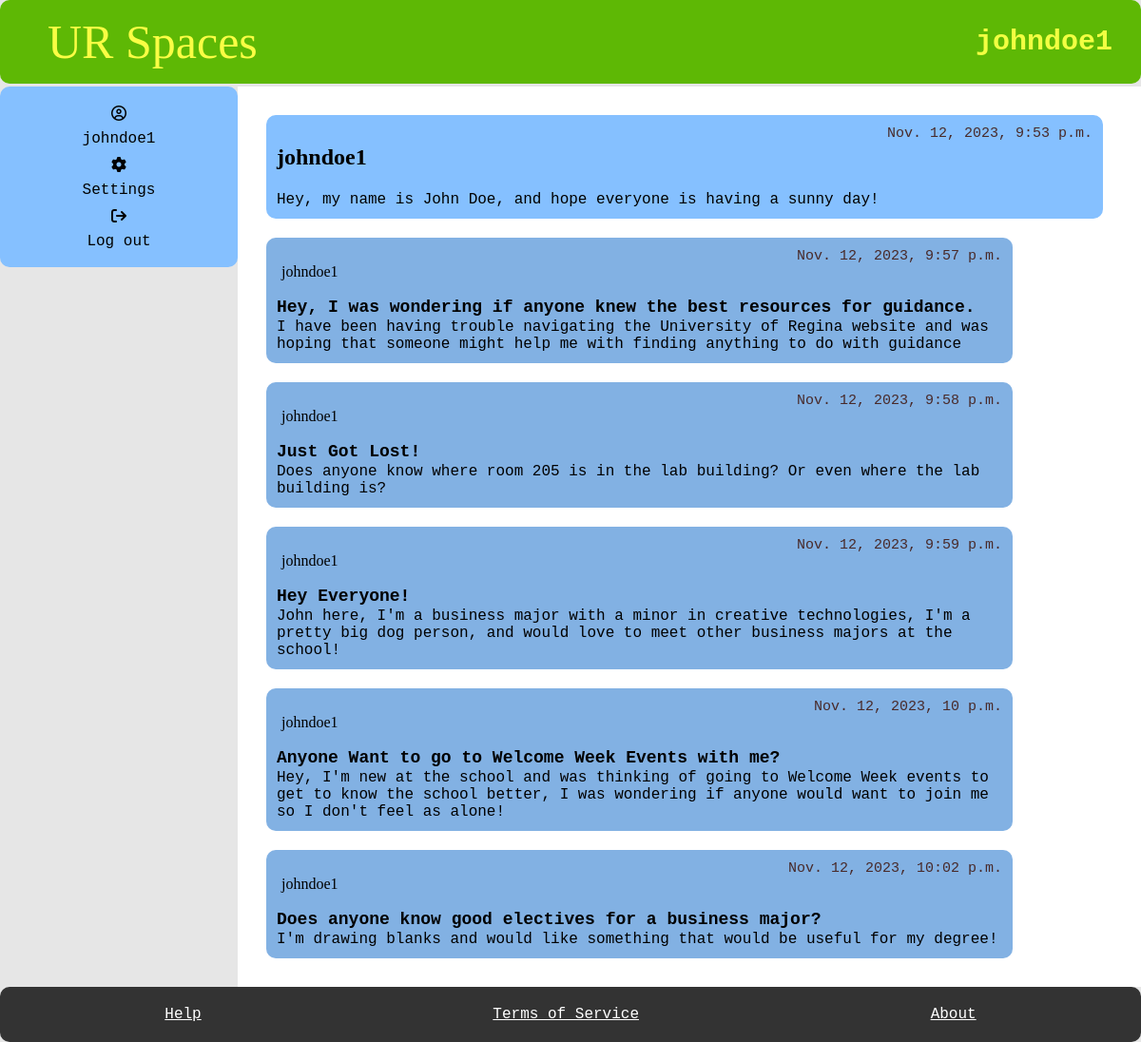
The app's page /profile/ (signed in) with its own data.
### myapp/models.py (models this page shows, shortened)
class Student(models.Model):
    User_ID = models.ForeignKey(User, on_delete=models.CASCADE)
    bio = models.TextField(default="Please add bio in settings", blank=True)
    banned = models.BooleanField(default=False)
    avatar =ResizedImageField(size=[50, 80], quality=100, upload_to="authors", default=None, null=True, blank=True)
    reported = models.BooleanField(default=False)
    slug = models.SlugField(max_length=400, unique=True, blank=True)

class Posts(models.Model):
    User_ID = models.ForeignKey(Student, on_delete=models.CASCADE)
    SubForum_ID = models.ForeignKey(SubForum, default= 1, on_delete=models.CASCADE)
    post_name = models.TextField(max_length=400)
    contents = models.TextField()
    count_likes = models.IntegerField(default=0, blank=True, )
    locked = models.BooleanField(default=False)
    pin = models.BooleanField(default=False)
    reported = models.BooleanField(default=False)
    post_date = models.DateTimeField(auto_now_add=True)
    slug = models.SlugField(max_length=400, unique=True, blank=True)
    likes = models.ManyToManyField(User, related_name="post_like")
    def get_url(self):
        return reverse("posts", kwargs={
            "slug":self.slug
        })

### myapp/views.py (the view)
# urls.py: path("profile/", profile, name="profile"),
@login_required
def profile(request):
    user = request.user
    currentUser = User.objects.get(username = user)
    try:
        student = Student.objects.get(User_ID = currentUser)
        posts = Posts.objects.filter(User_ID = student)
    except:
        student = None
        posts = None
    try:
        moderator = Moderator.objects.get(User_ID = currentUser)
    except:
        moderator = None
    context = {
        "student": student,
        "moderator" : moderator,
        "posts": posts
    }
    return render(request, "profile.html", context)

### myapp/templates/profile.html
{% extends 'base.html' %}
    {% block title %}
      <h1>{{user.username}}</h1>
    {% endblock %}
    {% block content %}
    <main>
    {% if student is not None %}
        <section class="box">
            <div class="post-item">
                <h1 class="name1"> {{user.username}} </h1>
                <span class="date"> {{user.date_joined}}</span>
            </div>
            <div class="post-item">
              <span> {{student.bio}}</span>
            </div>
          </section>
          {% for field in posts %}
            <section class="sub-box">
                <div class="post-item">
                    <p class="name"> {{field.User_ID.User_ID.username}}</p>
                    <span class="date"> {{field.post_date}} </span>
                </div>
                <div class="post-item">
                  <a href="{{field.get_url}}" class="item2"> {{field.post_name}}  </a>
                  </div>
                <div class="post-item">
                  <span> {{field.contents}}</span>
                </div>
            </section>
            {% endfor %}
            {%else%}
              <div class="post-item">
                <p > This is a moderator profile. You have the ability to ban users, pin posts,
                  lock posts, and delete unwanted content</p>
              </div>
            {%endif%}
    </main>
    {% endblock %}

### myapp/templates/base.html (shortened to what this page needs)
{%load static%}
<!DOCTYPE html>
<html lang="en">
    <head>
        <link rel="stylesheet" href="{%static 'style.css' %}"/>
    </head>
  <body>
    <div id="container">
        <header>
          <a href="{% url 'index' %}" class="title">UR Spaces</a>
          {% block title %}
          {% endblock %}
        </header>
        <aside id="aside">
          <div class="user-panel">
            <i class="fa-regular fa-circle-user"></i><a href="{% url 'profile' %}"> {{request.user.username}} </a>
            {% if request.user.is_staff%}
            <i class="fa-solid fa-file-lines"></i><a href="{% url 'report' %}"> Reports </a>
            {%else%}
            <i class="fa-solid fa-gear"></i><a href="{% url 'setting' %}"> Settings </a>
            {% endif %}
            <i class="fa-solid fa-arrow-right-from-bracket"></i><a href="{% url 'logout' %}">Log out </a>
          </div>
        </aside>
    {% block content %}
    {% endblock %}
    <footer>
        <a href="{% url 'help' %}" id="footer_link">Help</a>
        <a href="{% url 'service' %}" id="footer_link">Terms of Service</a>
        <a href="{% url 'about' %}" id="footer_link">About</a>
      </footer>
    </div>
  </body>
</html>

### myapp/static/style.css (style rules this page uses)
body { font-family: monospace; font-size: 16px; background-color: #e6e6e6; margin: 0; padding: 0; }
#container { display: grid; grid-template-areas: "header header" ". ." "aside main" "footer footer"; grid-template-rows: auto 3px 1fr auto; grid-template-columns: 250px 1fr; min-height: 100vh; }
header { grid-area: header; display: flex; justify-content: space-between; align-items: center; padding: 15px 30px; background-color: #5eb805; border-radius: 10px; position: relative; }
header .title { font-size: 50px; color: #f2ff42; text-decoration: none; font-family: 'Brush Script MT', Brush Script Std, cursive; position: relative; left: 20px; }
header h1 { font-size: 30px; margin: 0; color: #f2ff42 }
#aside { grid-area: aside; padding: 20px 20px; background-color: #85c0ff; height: 150px; display: flex; flex-direction: column; align-items: center; gap: 10px; border-radius: 10px; }
.user-panel { width: 100%; display: flex; flex-direction: column; align-items: center; gap: 10px; }
main { grid-area: main; background-color: white; padding: 20px; padding-right: 30px; }
.post-item { display: flex; justify-content: space-between; border-radius: 10px; padding: 1px; }
.name { font-family: cursive; margin-left: 5px; }
.name1 { font-family: cursive; font-weight: bold; font-size: x-large; }
.date { font-size: 15px; color: rgb(72, 42, 42); }
.item2 { font-weight: bold; font-size: 18px; }
.box { display: flex; flex-direction: column; border-radius: 10px; padding: 10px; margin: 10px; background-color: #85c0ff; }
.sub-box { width: 85%; float: left; display: flex; flex-direction: column; border-radius: 10px; padding: 10px; margin: 10px; background-color: #82b1e3; }
footer { grid-area: footer; background-color: #333; padding: 20px; display: flex; justify-content: space-around; border-radius: 10px; }
#footer_link { color: white; text-decoration: underline;; font-size: 16px; }
a:link { color: #000000; text-decoration: none; }
a.title:link { text-decoration: none; color: #fafd44; }

### records on screen
Student: bio "Hey, my name is John Doe, and hope everyone is having a sunny day!"
Posts: User_ID.User_ID.username "johndoe1", post_date "Nov. 12, 2023, 9:57 p.m.", post_name "Hey, I was wondering if anyone knew the best resources for guidance.", contents "I have been having trouble navigating the University of Regina website and was hoping that someone might help me with finding anything to do with guidance"
Posts: User_ID.User_ID.username "johndoe1", post_date "Nov. 12, 2023, 9:58 p.m.", post_name "Just Got Lost!", contents "Does anyone know where room 205 is in the lab building? Or even where the lab building is?"
Posts: User_ID.User_ID.username "johndoe1", post_date "Nov. 12, 2023, 9:59 p.m.", post_name "Hey Everyone!", contents "John here, I'm a business major with a minor in creative technologies, I'm a pretty big dog person, and would love to meet other business majors at the school!"
Posts: User_ID.User_ID.username "johndoe1", post_date "Nov. 12, 2023, 10 p.m.", post_name "Anyone Want to go to Welcome Week Events with me?", contents "Hey, I'm new at the school and was thinking of going to Welcome Week events to get to know the school better, I was wondering if anyone would want to join me so I don't feel as alone!"
Posts: User_ID.User_ID.username "johndoe1", post_date "Nov. 12, 2023, 10:02 p.m.", post_name "Does anyone know good electives for a business major?", contents "I'm drawing blanks and would like something that would be useful for my degree!"

### other values on screen
{{ user.username }} "johndoe1"
{{ request.user.username }} "johndoe1"
{{ user.date_joined }} "Nov. 12, 2023, 9:53 p.m."
